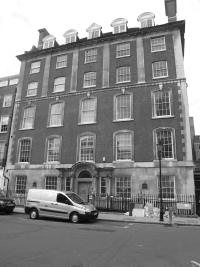
#> input picture asst03_gatsby_image.bmp, 200 x 267 px
$ jupyter execute --allow-errors gabor_filter_solutions.ipynb   (shell and % lines are left out)
#> lines starting #> are read from the running program, lines starting #| are printed output that depends on the picture; after the words box and inside, x2 and y2 are one past the last pixel; in counts of white or black regions, pixels touching at a corner belong together
[cell 1]
# notebook for gabor filter exercises

# import
import numpy as np
import matplotlib.pyplot as plt
import math
import copy
import os
from scipy import misc
import imageio
from scipy import signal
np.random.seed(420)
plt.rcParams['image.cmap'] = 'gray'
plt.rcParams['figure.figsize'] = (10.0, 10.0)
plt.rcParams['font.size'] = 22

# Problem 1

A V1 cell has a response kernel

\begin{equation}
f_{\alpha,a,\psi} = r_{max}\exp\left(-\frac{x^2}{2\sigma^2_x}-\frac{y^2}{2\sigma^2_y}\right)\text{cos}(a\text{cos}(\psi)x + a \text{sin}(\psi)y-\alpha)
\end{equation}

where $\alpha$ is the preferred phase, $\psi$ is the preferred orientation, and $a$ is the preferred frequency. We stimulate it with the following (static) stimulus:

\begin{equation}
s(x,y) = B\cos\left(b\cos(\phi)x + b\sin(\phi)y - \beta\right)
\end{equation}

Plot the response
\begin{equation}
L_{\alpha,a,\psi}(x_0,y_0,\phi,\beta,b) = \int dx\, dy\, f_{\alpha,a,\psi}(x,y)s(x,y)
\end{equation}

[cell 2]
# Define a function that outputs a gabor filter

def L(x, y, b, phi, a=1, psi=0, sigma_x=1, sigma_y=1, alpha=1, beta=0, B=1, rmax=1):
 left_cos = np.cos(b * np.cos(phi) * x + b * np.sin(phi) * y - alpha - beta)
 left_exp = np.exp(-0.5 * ((sigma_x**2) * (b * np.cos(phi) - a * np.cos(psi))**2 + (sigma_y**2) * (b *
np.sin(phi) - a * np.sin(psi))**2))
 right_cos = np.cos(b * np.cos(phi) * x + b * np.sin(phi) * y + alpha - beta)
 right_exp = np.exp(-0.5 * ((sigma_x**2) * (a * np.cos(psi) + b * np.cos(phi))**2 + (sigma_y**2) * (a * np.sin(psi) + b * np.sin(phi))**2))

 return B * rmax * sigma_x * sigma_y * math.pi * (left_cos * left_exp + right_cos * right_exp)

[cell 3]
# Plot the orientation selectivity

orientations = np.linspace(0,2*math.pi,50)#math.pi * np.arange(-10,11) / 8
responses = [L(0, 0, 1, phi, psi=1) for phi in orientations]
plt.plot(orientations, responses, lw=3)
plt.grid(alpha=0.5)
plt.xlabel("stimulus orientation ($\phi$)")
plt.ylabel("cell response (L)")
plt.title("orientation selectivity")
plt.show()
#> figure, not shown here; curve peaks at x = 1.03, y = 1.93

[cell 4]
# plot the selectivity to stimulus frequency

frequencies = np.linspace(0, 5, num=50)
responses = [L(0, 0, b, 0) for b in frequencies]
plt.plot(frequencies, responses, lw=3)
plt.xlabel("stimulus frequency (b)")
plt.ylabel("cell response (L)")
plt.title("frequency selectivity")
plt.grid(alpha=0.5)
plt.show()
#> figure, not shown here; curve peaks at x = 0, y = 2.06

# Problem 2

Images seen through visual receptive fields

## 1) Lets look at the image

[cell 5]
# load the image

image = imageio.imread('asst03_gatsby_image.bmp')
#> image is the input picture: shape (267, 200); min 0, max 255, mean 137.6
print ("image shape: ", image.shape)
#| image shape:  (267, 200)
plt.imshow(image)
plt.show()

## 2) Construct an on-center difference-of-gaussians (DOG) centre-surround receptive field centred at 0:
  \begin{equation}
  D(x,y) = \frac{1}{2\pi\sigma_c^2} e^{-(x^2 + y^2)/2\sigma_c^2}
  - \frac{1}{2\pi\sigma_s^2} e^{-(x^2 + y^2)/2\sigma_s^2}
  \end{equation}

[cell 6]
# define a gaussian function and use it to define a Difference-of-Gaussians

def gauss2d(x, y, sigma):
    # 2D gaussian centered at 0
    return (1.0 / (2 * math.pi * sigma**2)) * np.exp(-(x**2 + y**2) / (2 * sigma**2))

def DoG(x, y, sigma_center=1.5, sigma_surround=3.0):
    # Difference of Gaussians (use gauss2D)
    return gauss2d(x, y, sigma_center) - gauss2d(x, y, sigma_surround)

[cell 7]
# plot the Difference-of-Gaussians

n = 21
RF = np.zeros((n, n))
for x in range(-10, 11):
    for y in range(-10, 11):
        RF[x+10, y+10] = DoG(x, y)
plt.imshow(RF, interpolation='none', cmap="inferno")
plt.colorbar()
plt.show()

## 3) Suppose you had a cell with a receptive field like this centered at each pixel in the image.  Show the image as represented by the activity of these cells, placing the cells in topographic order according to their centres.  (Hint: this is effectively a 2D convolution.  Why?).

[cell 8]
def Convolve(image, recep_field):
    # convolve image with receptive field
    return signal.convolve(image, recep_field, mode='same')
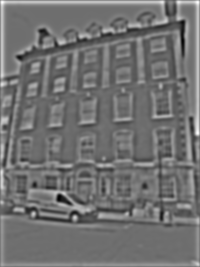
#> returned value: shape (267, 200) float64; min -53.53, max 70.1, mean 1.9; drawn with min black and max white

[cell 9]
DoG_img = Convolve(image, RF)
plt.imshow(DoG_img, interpolation='none')
plt.colorbar()
plt.show()

## 4) Threshold the activity image (i.e. set all the values above some cutoff to 1, all below to 0).  Does this look like the cells are detecting edges?  Tune the parameters of the DOG RF and the threshold to improve the quality of the edge detection as much as you can.

[cell 10]
# define threshold function

def threshold(image, val):
#> called with val = 8
    return (image > val).astype(float)
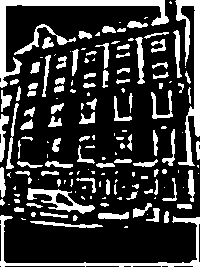
#> returned value: shape (267, 200) float64; values 0 (black) and 1 (white), 23.1% white; 160 white regions (61 under 20 px), largest, box (x1, y1, x2, y2) and area: (0, 0, 169, 88) 1736, (175, 0, 200, 166) 1469, (0, 215, 200, 267) 1089

[cell 11]
# threshold the image and plot

thresholded_image = threshold(DoG_img, val=8)
plt.imshow(thresholded_image, interpolation='none')
plt.show()

## 4) Now construct a Gabor receptive field on the same 21-by-21 pixel grid:

  \begin{equation}
  D(\vec{x}) = \exp\Big(-\frac{(\vec{k}(\theta) \cdot \vec{x})^2}{2\sigma_l^2}
  -\frac{(\vec{k}_{\perp}(\theta) \cdot \vec{x})^2}{2\sigma_w^2}\Big)
  \cos\Big(2\pi \frac{\vec{k}_{\perp}(\theta) \cdot \vec{x}}{\lambda}
  + \phi\Big)
  \end{equation}

  where $\vec{k}(\theta)$ is a unit vector with the orientation $\theta$, $\vec{k}_{\perp}(\theta)$ is an orthogonal unit vector and $\theta$, $\sigma_l$, $\sigma_w$, $\lambda$ and $\phi$ parametrise the Gabor.  Start with $\theta = \pi/2$, $\sigma_l = \sigma_w = 3$ pixels, $\lambda = 6$ pixels and $\phi = 0$.

[cell 12]
# define the gabor filter


def gabor(x, theta=math.pi/2.0, sigma_l=3, sigma_w=3, lmbda=6, phi=0):
    assert type(x) == np.ndarray and len(x) == 2, "invalid x: must be a 2D vector"

    # find x, y coords for given angle
    kx = np.cos(theta)
    ky = np.sin(theta)
    k = np.array([kx, ky])
    # define orthogonal vector
    k_perp = np.array([-ky, kx])
    # normalize
    k = k / np.linalg.norm(k)
    k_perp = k_perp / np.linalg.norm(k_perp)
    # exponential term
    left = np.exp(-(np.sum(k * x)**2)/(2 * sigma_l**2) - (np.sum(k_perp * x)**2)/(2
    * sigma_w**2))

    # cosine term
    right = np.cos(2 * math.pi * np.sum(k_perp * x) / lmbda + phi)

    return left * right

[cell 13]
# plot the gabor receptive field

n = 21
gabor_RF = np.zeros((n, n))
for x in range(-10, 11):
    for y in range(-10, 11):
        gabor_RF[x+10, y+10] = gabor(np.array([x, y]))
plt.imshow(gabor_RF, interpolation='none', cmap="inferno")
plt.colorbar()
plt.show()
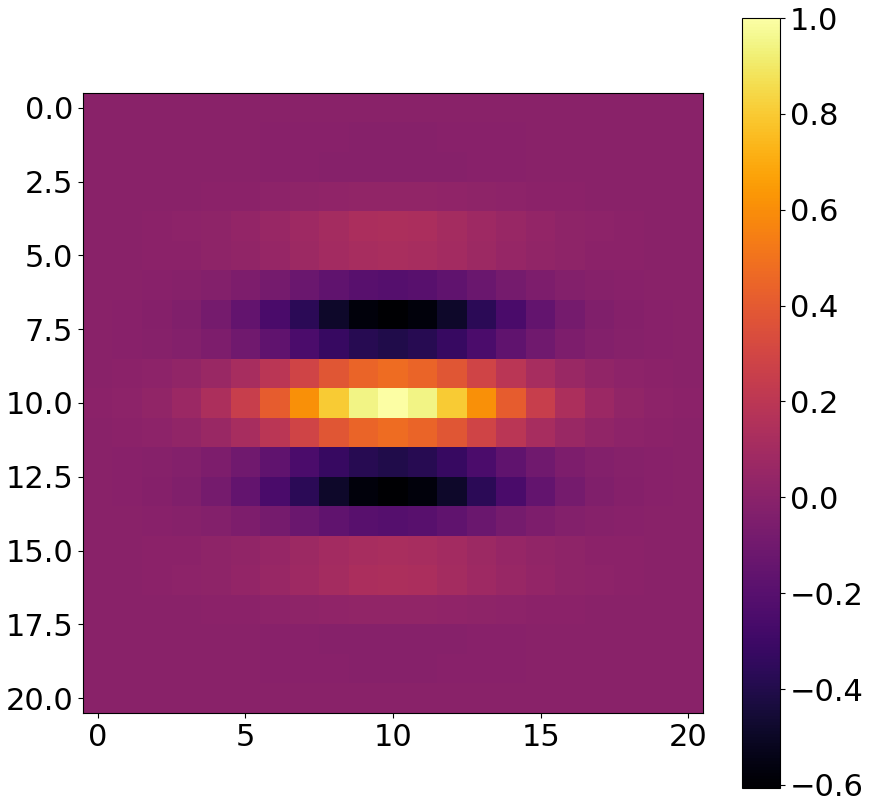
#> figure drawn by matplotlib, 2 panels

## 5) Show the image as seen by through receptive fields of this sort, again with one centred at each pixel in the image.  Threshold the activities.

[cell 14]
gabor_response = Convolve(image, gabor_RF)
#> in Convolve (call 2), `return signal.convolve(image, recep_field, mode='same')`:
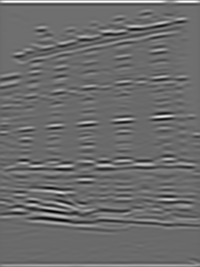
#> returned value: shape (267, 200) float64; min -1305, max 1919.2, mean 68.1; drawn with min black and max white
plt.imshow(gabor_response, interpolation='none')
plt.colorbar()
plt.show()
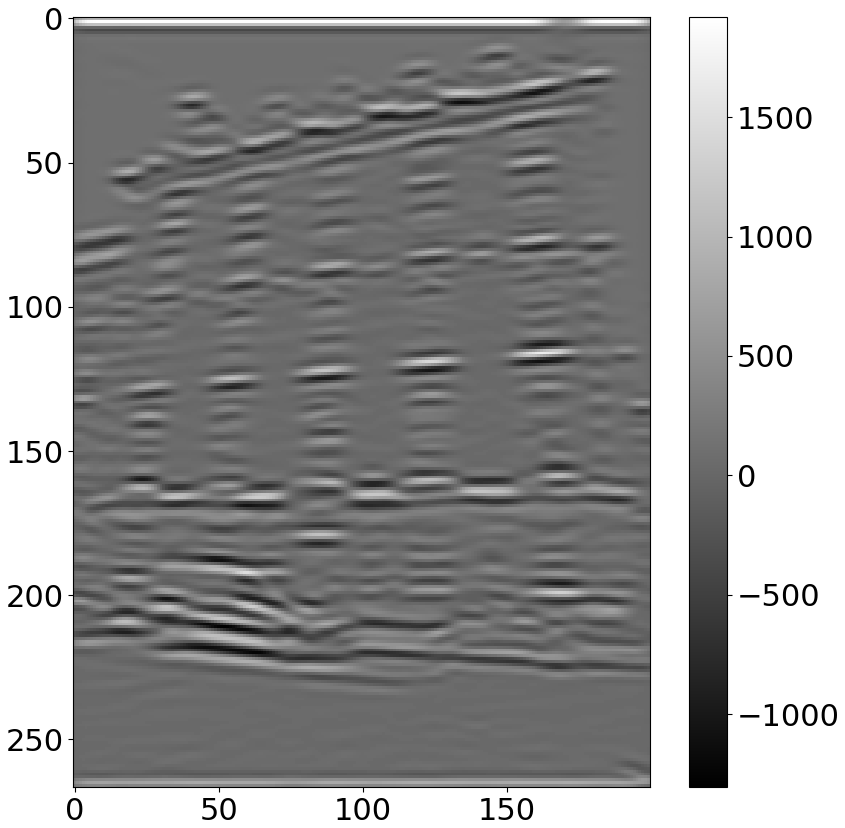
#> figure drawn by matplotlib, 2 panels

#> (a cell that did not finish here is left out)

## 6) Construct 3 Gabors with $\theta = 0, \pi/4, \pi/2$ and the other parameters as above.  Sum the thresholded outputs of all three types of cell.  Does this image look any better than that obtained by the RGC?  Why do you think this is?

[cell 16]
# plot the three gabor filters

gRFs = []
fig, axs = plt.subplots(1, 3)
for i,theta in enumerate([0, math.pi/4, math.pi/2]):
    n = 21
    gRF = np.zeros((n, n))
    for x in range(-10, 11):
        for y in range(-10, 11):
            gRF[x+10, y+10] = gabor(np.array([x, y]), theta=theta)

    gRFs.append(gRF)
    axs[i].imshow(gRF, interpolation='none', cmap="inferno")
plt.show()
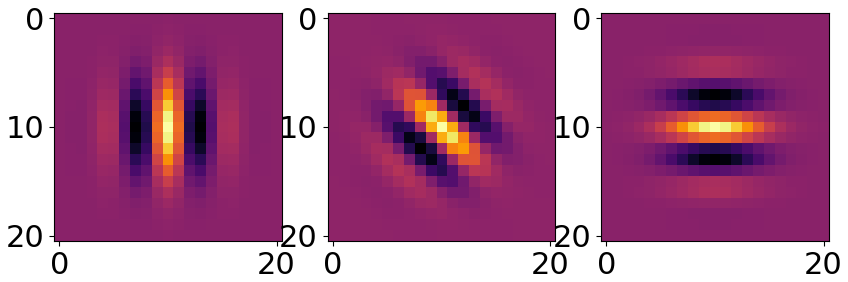
#> figure drawn by matplotlib, 3 panels

[cell 17]
# get responses from 3 gabors and sum them (use gRFs - the three receptive fields)

summed_response = np.zeros_like(image, dtype=np.float64)
for i, filt in enumerate(gRFs):
    # convolve
    L = Convolve(image, filt)
    # threshold
    L_thresh = threshold(L, 200.0)
    # sum
    summed_response += L_thresh
#> this loop made 3 passes
#> pass 1, `L = Convolve(image, filt)`:
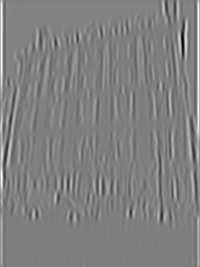
#> L: shape (267, 200) float64; min -2062.1, max 2162.7, mean 72.3; drawn with min black and max white
#> pass 1, `L_thresh = threshold(L, 200.0)`:
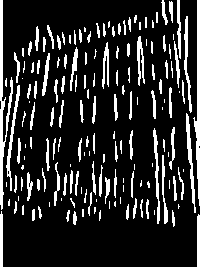
#> L_thresh: shape (267, 200) float64; values 0 (black) and 1 (white), 16.2% white; 164 white regions (54 under 20 px), largest, box (x1, y1, x2, y2) and area: (0, 0, 13, 210) 801, (193, 0, 200, 206) 640, (186, 113, 196, 213) 312
#> after the loop:
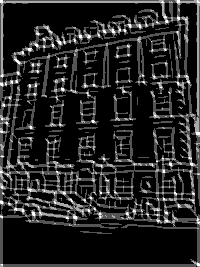
#> summed_response: shape (267, 200) float64; min 0, max 3, mean 0.429; drawn with min black and max white

plt.imshow(summed_response)
plt.colorbar()
plt.show()
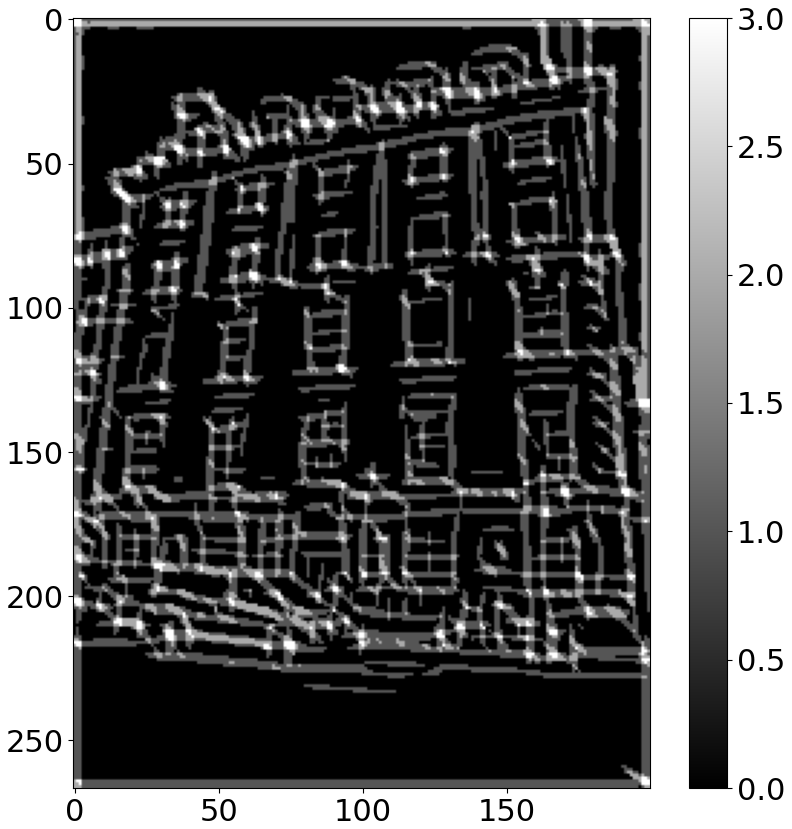
#> figure drawn by matplotlib, 2 panels
